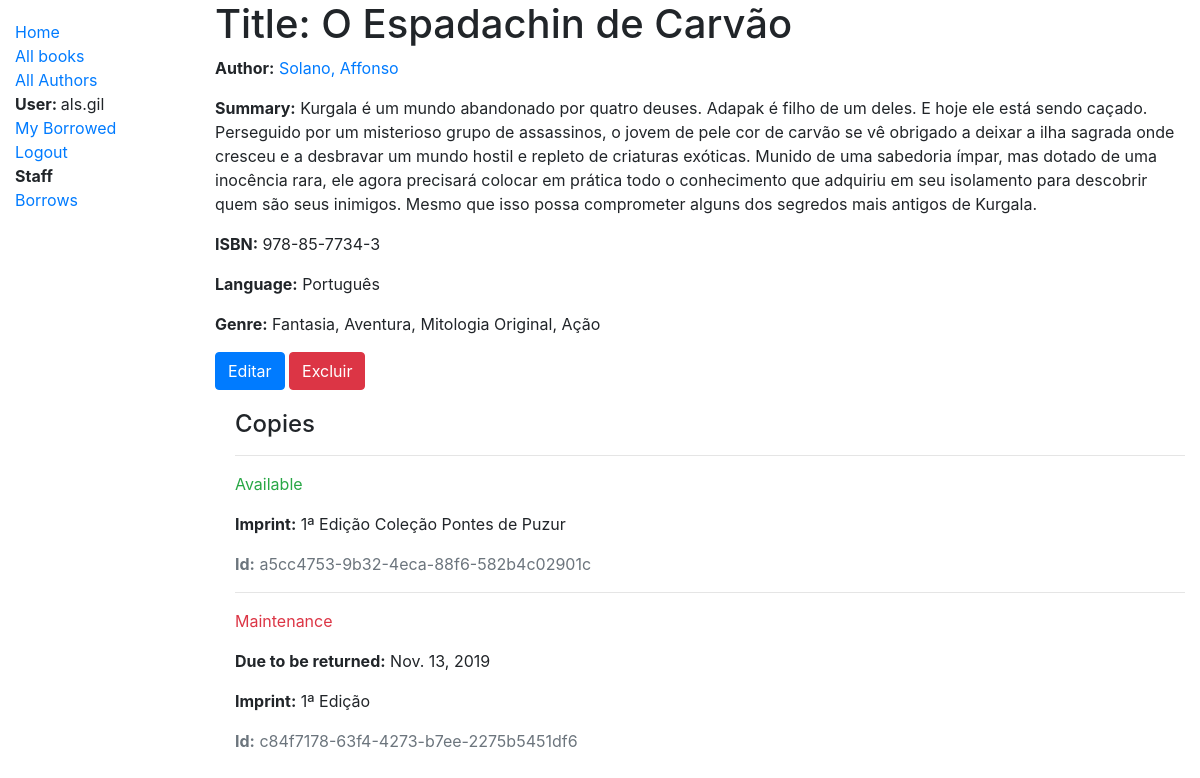
Before: /catalog/book/1 (signed in) with the older database file.
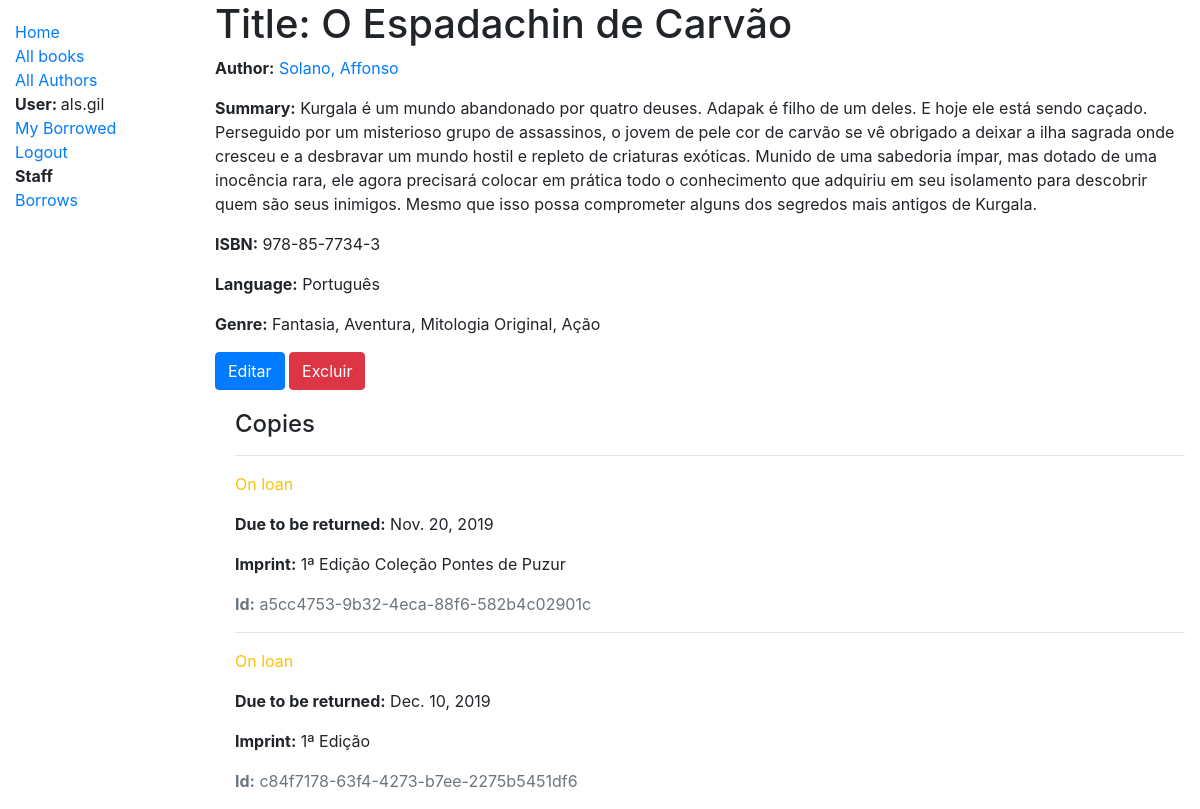
After: the same page with the newer database file.
### catalog/models.py (models this page shows, shortened)
class Book(models.Model):
    title = models.CharField(max_length=200)
    author = models.ForeignKey('Author', on_delete=models.SET_NULL, null=True)
    summary = models.TextField(max_length=1000, help_text='Enter a brief description of the book')
    isbn = models.CharField('ISBN', max_length=13, help_text='13 Character <a href="https://www.isbn-international.org/content/what-isbn">ISBN number</a>')
    genre = models.ManyToManyField(Genre, help_text='Select a genre for this book')
    language = models.ForeignKey('Language', on_delete=models.SET_NULL, null=True)
    def get_absolute_url(self):
        return reverse('book-detail', args=[str(self.id)])

class Author(models.Model):
    first_name = models.CharField(max_length=100)
    last_name = models.CharField(max_length=100)
    date_of_birth = models.DateField(null=True, blank=True)
    date_of_death = models.DateField('Died', null=True, blank=True)
    class Meta:
        ordering = ['last_name', 'first_name']
    def __str__(self):
        return f'{self.last_name}, {self.first_name}'

class Language(models.Model):
    name = models.CharField(max_length=200,
                            help_text="Enter the book's natural language (e.g. English, French, Japanese etc.)")
    def __str__(self):
        return self.name

class Genre(models.Model):
    name = models.CharField(max_length=200, help_text='Enter a book genre (e.g. Science Fiction)')
    def __str__(self):
        return self.name

class BookInstance(models.Model):
    id = models.UUIDField(primary_key=True, default=uuid.uuid4, help_text='Unique ID for this particular book across whole library')
    book = models.ForeignKey('Book', on_delete=models.SET_NULL, null=True)
    imprint = models.CharField(max_length=200)
    due_back = models.DateField(null=True, blank=True)
    LOAN_STATUS = (
        ('m', 'Maintenance'),
        ('o', 'On loan'),
        ('a', 'Available'),
        ('r', 'Reserved'),
    )
    status = models.CharField(
        max_length=1,
        choices=LOAN_STATUS,
        blank=True,
        default='m',
        help_text='Book availability',
    )
    borrower = models.ForeignKey(User, on_delete=models.SET_NULL, null=True, blank=True)
    class Meta:
        ordering = ['due_back']
        permissions = (("can_mark_returned", "Set book as returned"),)

### catalog/views.py (the view)
# urls.py: path('book/<int:pk>', views.BookDetailView.as_view(), name='book-detail'),
class BookDetailView(LoginRequiredMixin,generic.DetailView):
    login_url = '/accounts/login/'
    model = Book

### catalog/templates/catalog/book_detail.html
{% extends "base_generic.html" %}
{% block content %}
  <h1>Title: {{ book.title }}</h1>
  <p><strong>Author:</strong> <a href="{% url 'author-detail' book.author.pk %}">{{ book.author }}</a></p>
  <p><strong>Summary:</strong> {{ book.summary }}</p>
  <p><strong>ISBN:</strong> {{ book.isbn }}</p>
  <p><strong>Language:</strong> {{ book.language }}</p>
  <p><strong>Genre:</strong> {% for genre in book.genre.all %} {{ genre }}{% if not forloop.last %}, {% endif %}{% endfor %}</p>
  <a href="{{ book.get_absolute_url }}/update"><input type='submit' class="btn btn-primary" value="Editar"></a>
  <a href="{{ book.get_absolute_url }}/delete"><input type='submit' class="btn btn-danger" value="Excluir"></a>
  <div style="margin-left:20px;margin-top:20px">
    <h4>Copies</h4>
    {% for copy in book.bookinstance_set.all %}
      <hr>
      <p class="{% if copy.status == 'a' %}text-success{% elif copy.status == 'm' %}text-danger{% else %}text-warning{% endif %}">{{ copy.get_status_display }}</p>
      {% if copy.status != 'a' %}
        <p><strong>Due to be returned:</strong> {{copy.due_back}}</p>
      {% endif %}
      <p><strong>Imprint:</strong> {{copy.imprint}}</p>
      <p class="text-muted"><strong>Id:</strong> {{copy.id}}</p>
    {% endfor %}
  </div>
{% endblock %}

### catalog/templates/base_generic.html (shortened to what this page needs)
<!DOCTYPE html>
<html lang="en">
<head>
  <link rel="stylesheet" href="https://stackpath.bootstrapcdn.com/bootstrap/4.1.3/css/bootstrap.min.css">
  {% load static %}
  <link rel="stylesheet" href="{% static 'css/styles.css' %}">
</head>
<body>
  <div class="container-fluid">
    <div class="row">
      <div class="col-sm-2">
      {% block sidebar %}
        <ul class="sidebar-nav">
          <li><a href="{% url 'index' %}">Home</a></li>
          <li><a href="{% url 'books' %}">All books</a></li>
          <li><a href="{% url 'authors' %}">All Authors</a></li>
          {% if user.is_authenticated %}
          <li><strong>User: </strong>{{ user.get_username }}</li>
          <li><a href="{% url 'my-borrowed' %}">My Borrowed</a></li>
          <li><a href="{% url 'logout'%}?next={{request.path}}">Logout</a></li>
          {% else %}
          <li><a href="{% url 'login'%}?next={{request.path}}">Login</a></li>
        {% endif %}
        {% if user.is_staff %}
        <li><strong>Staff</strong></li>
        <li><a href="{% url 'borrows'%}?next={{request.path}}">Borrows</a></li>
        {% endif %}
    </ul>
     {% endblock %}
      </div>
      <div class="col-sm-10 ">{% block content %}{% endblock %}</div>
    </div>
  </div>
</body>
</html>

### catalog/static/css/styles.css (style rules this page uses)
.sidebar-nav { margin-top: 20px; padding: 0; list-style: none; }

Changed rows visible on the page:
changed BookInstance "1ª Edição Coleção Pontes de Puzur": status "Available" → "On loan"; due_back (not shown) → "Nov. 20, 2019"
changed BookInstance "1ª Edição": status "Maintenance" → "On loan"; due_back "Nov. 13, 2019" → "Dec. 10, 2019"
